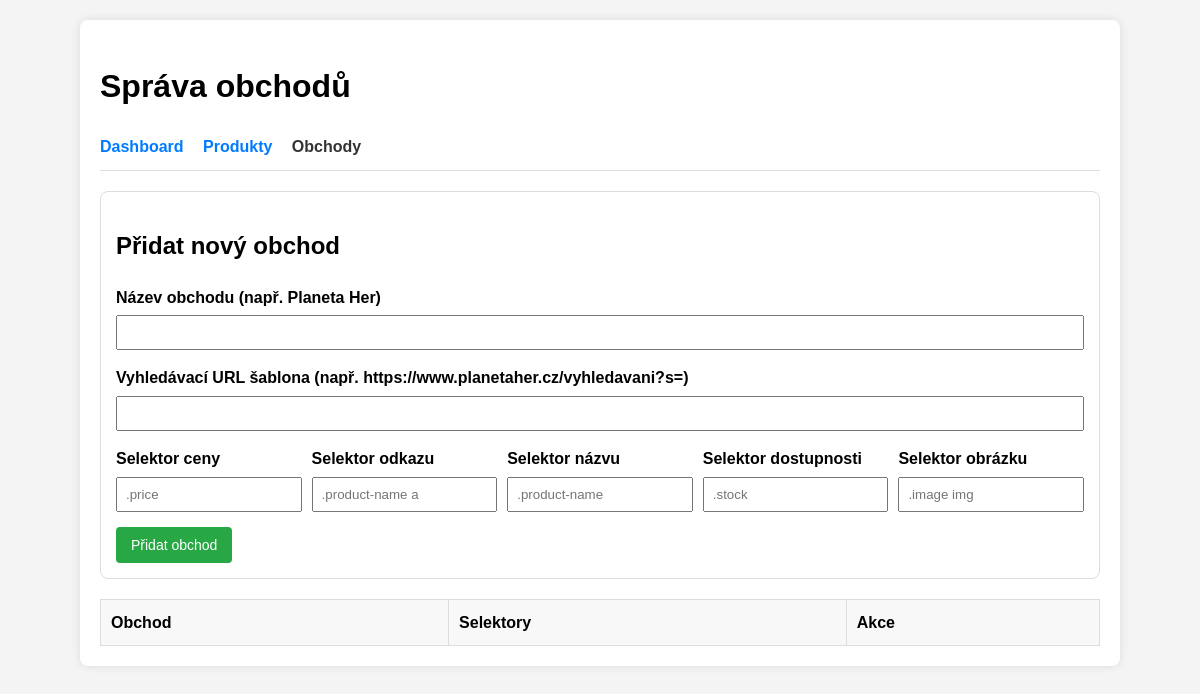
/admin_stores.php (signed in), run on an earlier commit of the app's database.
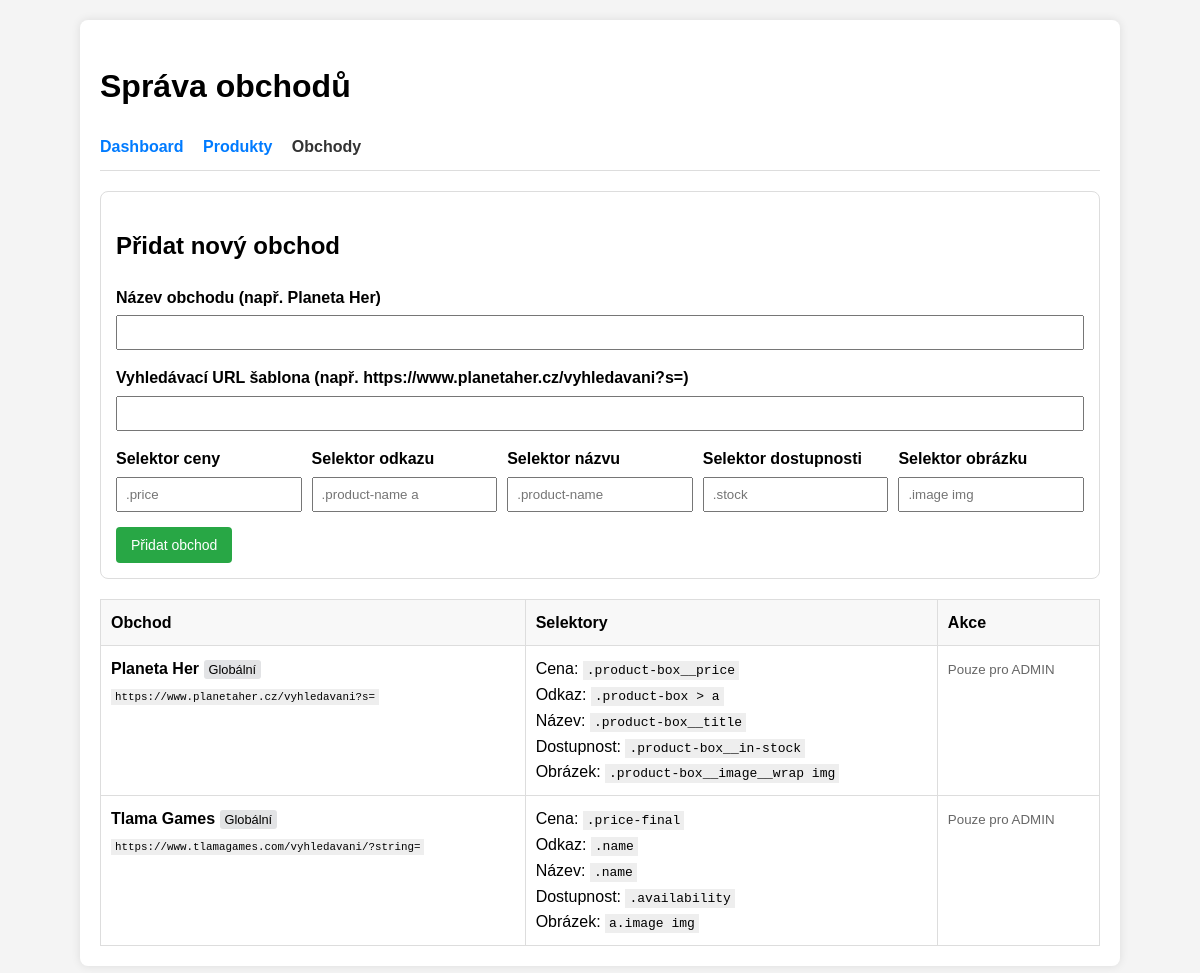
And on a later commit of the database.
### tables this page shows
CREATE TABLE stores (
    id INTEGER PRIMARY KEY AUTOINCREMENT,
    user_id INTEGER NOT NULL,
    name TEXT NOT NULL,
    search_url_template TEXT NOT NULL,
    price_selector TEXT NOT NULL,
    link_selector TEXT NOT NULL,
    title_selector TEXT NOT NULL, availability_selector TEXT, image_selector TEXT,
    FOREIGN KEY (user_id) REFERENCES users(id)
);

### db.php (called while the page is built, shortened)
<?php
function getStores($db, $userId) {
    $stmt = $db->prepare("SELECT * FROM stores WHERE user_id = ? OR user_id = 0 ORDER BY user_id ASC, name ASC");
    $stmt->execute([$userId]);
    return $stmt->fetchAll(PDO::FETCH_ASSOC);
}

### admin_stores.php (the view, shortened to what this page needs)
<?php
require_once 'db.php';
$userId = $_SESSION['user_id'];
$editStore = null;
$stores = getStores($db, $userId);
?>
<!DOCTYPE html>
<html lang="cs">
<head>
</head>
<body>
    <div class="container">
        <h1>Správa obchodů</h1>
        <nav>
            <a href="index.php">Dashboard</a>
            <a href="admin_products.php">Produkty</a>
            <a href="admin_stores.php" style="color:#333">Obchody</a>
        </nav>
        <div class="card">
            <h2><?php echo $editStore ? 'Upravit obchod' : 'Přidat nový obchod'; ?></h2>
            <form method="POST">
                <div class="form-group">
                    <label>Název obchodu (např. Planeta Her)</label>
                    <input type="text" name="name" value="<?php echo htmlspecialchars($editStore['name'] ?? ''); ?>" required>
                </div>
                <div class="form-group">
                    <label>Vyhledávací URL šablona (např. https://www.planetaher.cz/vyhledavani?s=)</label>
                    <input type="url" name="search_url_template" value="<?php echo htmlspecialchars($editStore['search_url_template'] ?? ''); ?>" required>
                </div>
                <div style="display:flex; gap:10px;">
                    <div class="form-group" style="flex:1">
                        <label>Selektor ceny</label>
                        <input type="text" name="price_selector" value="<?php echo htmlspecialchars($editStore['price_selector'] ?? ''); ?>" placeholder=".price" required>
                    </div>
                    <div class="form-group" style="flex:1">
                        <label>Selektor odkazu</label>
                        <input type="text" name="link_selector" value="<?php echo htmlspecialchars($editStore['link_selector'] ?? ''); ?>" placeholder=".product-name a" required>
                    </div>
                    <div class="form-group" style="flex:1">
                        <label>Selektor názvu</label>
                        <input type="text" name="title_selector" value="<?php echo htmlspecialchars($editStore['title_selector'] ?? ''); ?>" placeholder=".product-name" required>
                    </div>
                    <div class="form-group" style="flex:1">
                        <label>Selektor dostupnosti</label>
                        <input type="text" name="availability_selector" value="<?php echo htmlspecialchars($editStore['availability_selector'] ?? ''); ?>" placeholder=".stock">
                    </div>
                    <div class="form-group" style="flex:1">
                        <label>Selektor obrázku</label>
                        <input type="text" name="image_selector" value="<?php echo htmlspecialchars($editStore['image_selector'] ?? ''); ?>" placeholder=".image img">
                    </div>
                </div>
                <button type="submit" class="btn-primary"><?php echo $editStore ? 'Uložit změny' : 'Přidat obchod'; ?></button>
            </form>
        </div>
        <table>
            <thead>
                <tr>
                    <th>Obchod</th>
                    <th>Selektory</th>
                    <th>Akce</th>
                </tr>
            </thead>
            <tbody>
                <?php foreach ($stores as $s): ?>
                <tr>
                    <td>
                        <strong><?php echo htmlspecialchars($s['name']); ?></strong>
                        <?php if ($s['user_id'] == 0): ?><span style="background: #e2e3e5; padding: 2px 5px; font-size: 0.8em; border-radius: 3px;">Globální</span><?php endif; ?><br>
                        <small><code><?php echo htmlspecialchars($s['search_url_template']); ?></code></small>
                    </td>
                    <td>
                        Cena: <code><?php echo htmlspecialchars($s['price_selector']); ?></code><br>
                        Odkaz: <code><?php echo htmlspecialchars($s['link_selector']); ?></code><br>
                        Název: <code><?php echo htmlspecialchars($s['title_selector']); ?></code><br>
                        Dostupnost: <code><?php echo htmlspecialchars($s['availability_selector']); ?></code><br>
                        Obrázek: <code><?php echo htmlspecialchars($s['image_selector']); ?></code>
                    </td>
                    <td>
                        <?php if ($s['user_id'] != 0 || ($_SESSION['role'] ?? '') === 'ADMIN'): ?>
                            <a href="admin_stores.php?edit=<?php echo $s['id']; ?>" class="btn-warning">Upravit</a>
                            <form method="POST" style="display:inline;" onsubmit="return confirm('Smazat obchod a všechny jeho výsledky?');">
                                <input type="hidden" name="action" value="delete">
                                <input type="hidden" name="id" value="<?php echo $s['id']; ?>">
                                <button type="submit" class="btn-danger">Smazat</button>
                            </form>
                        <?php else: ?>
                            <small style="color: #666;">Pouze pro ADMIN</small>
                        <?php endif; ?>
                    </td>
                </tr>
                <?php endforeach; ?>
            </tbody>
        </table>
    </div>
</body>
</html>

### admin_stores.php (style rules this page uses)
body { font-family: sans-serif; line-height: 1.6; margin: 20px; background: #f4f4f4; }
.container { max-width: 1000px; margin: auto; background: #fff; padding: 20px; border-radius: 8px; box-shadow: 0 0 10px rgba(0,0,0,0.1); }
.form-group { margin-bottom: 15px; }
label { display: block; font-weight: bold; margin-bottom: 5px; }
input[type="text"], input[type="url"] { width: 100%; padding: 8px; box-sizing: border-box; }
button { padding: 10px 15px; border: none; border-radius: 4px; cursor: pointer; font-size: 14px; }
.btn-primary { background: #28a745; color: #fff; }
nav { margin-bottom: 20px; border-bottom: 1px solid #ddd; padding-bottom: 10px; }
nav a { margin-right: 15px; text-decoration: none; color: #007bff; font-weight: bold; }
table { width: 100%; border-collapse: collapse; margin-top: 20px; }
th, td { padding: 10px; border: 1px solid #ddd; text-align: left; vertical-align: top; }
th { background: #f8f8f8; }
.card { border: 1px solid #ddd; padding: 15px; border-radius: 8px; margin-bottom: 20px; }
code { background: #eee; padding: 2px 4px; }

What changed in the data, as far as the page shows it:
added stores: name "Planeta Her", shows "Globální", search_url_template "https://www.planetaher.cz/vyhledavani?s=", price_selector ".product-box__price", link_selector ".product-box > a", title_selector ".product-box__title", availability_selector ".product-box__in-stock", image_selector ".product-box__image__wrap img", shows "Pouze pro ADMIN"
added stores: name "Tlama Games", shows "Globální", search_url_template "https://www.tlamagames.com/vyhledavani/?string=", price_selector ".price-final", link_selector ".name", title_selector ".name", availability_selector ".availability", image_selector "a.image img", shows "Pouze pro ADMIN"
